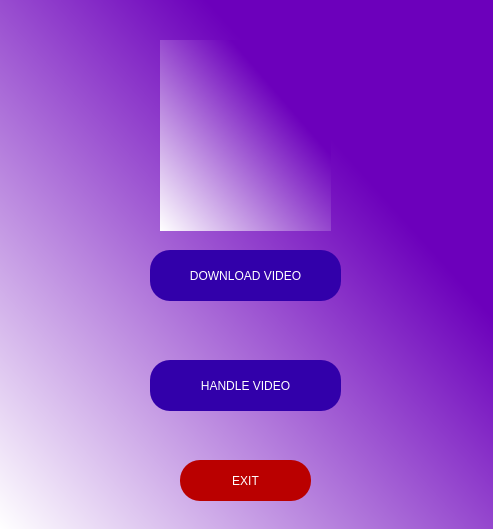
<?xml version="1.0" encoding="UTF-8"?>
<ui version="4.0">
 <class>Form</class>
 <widget class="QWidget" name="Form">
  <property name="geometry">
   <rect>
    <x>0</x>
    <y>0</y>
    <width>493</width>
    <height>529</height>
   </rect>
  </property>
  <property name="windowTitle">
   <string>Form</string>
  </property>
  <property name="styleSheet">
   <string notr="true">background-color: 	qlineargradient(spread:pad, x1:1, y1:0.0340909, x2:0, y2:1, stop:0.284091 rgba(108, 0, 187, 255), stop:1 rgba(255, 255, 255, 255))</string>
  </property>
  <widget class="QPushButton" name="pushButton">
   <property name="geometry">
    <rect>
     <x>150</x>
     <y>250</y>
     <width>191</width>
     <height>51</height>
    </rect>
   </property>
   <property name="styleSheet">
    <string notr="true">background-color:rgb(50, 0, 170);
font: 75 16pt &quot;Calibri&quot; ;
color: rgb(255,255,255);
border-radius: 20px;</string>
   </property>
   <property name="text">
    <string>DOWNLOAD VIDEO</string>
   </property>
   <property name="flat">
    <bool>false</bool>
   </property>
  </widget>
  <widget class="QPushButton" name="pushButton_2">
   <property name="geometry">
    <rect>
     <x>180</x>
     <y>460</y>
     <width>131</width>
     <height>41</height>
    </rect>
   </property>
   <property name="styleSheet">
    <string notr="true">background-color: rgb(186, 0, 0);
font: 75 16pt &quot;Calibri&quot;;
color: rgb(255,255,255);
border-radius: 20px;</string>
   </property>
   <property name="text">
    <string>EXIT</string>
   </property>
  </widget>
  <widget class="QPushButton" name="pushButton_3">
   <property name="geometry">
    <rect>
     <x>150</x>
     <y>360</y>
     <width>191</width>
     <height>51</height>
    </rect>
   </property>
   <property name="styleSheet">
    <string notr="true">background-color:rgb(50, 0, 170);
font: 75 16pt &quot;Calibri&quot;;
color: rgb(255,255,255);
border-radius: 20px;</string>
   </property>
   <property name="text">
    <string>HANDLE VIDEO</string>
   </property>
  </widget>
  <widget class="QLabel" name="label">
   <property name="geometry">
    <rect>
     <x>160</x>
     <y>40</y>
     <width>171</width>
     <height>191</height>
    </rect>
   </property>
   <property name="styleSheet">
    <string notr="true">background-color:</string>
   </property>
   <property name="text">
    <string/>
   </property>
   <property name="pixmap">
    <pixmap resource="guiQt5.qrc">:/titleImg/output-onlinepngtools (2).png</pixmap>
   </property>
   <property name="scaledContents">
    <bool>true</bool>
   </property>
  </widget>
 </widget>
 <resources>
  <include location="guiQt5.qrc"/>
 </resources>
 <connections/>
</ui>
